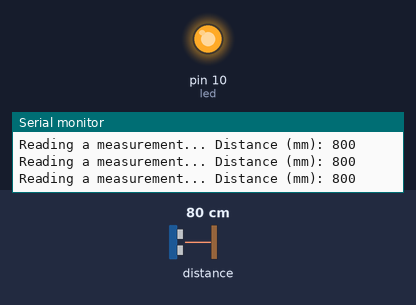
A sketch run on a simulated Arduino Uno, built with avr-gcc and run on an emulated ATmega328P. On the bench: output pins drawn as LEDs (lit = HIGH), the last lines printed to the serial monitor. The inputs (shaded band) are chosen by the test bench; at power-on: distance to the obstacle 80 cm.

Above: at 1.2 s.
1.3 s: distance to the obstacle set to 197 cm
4.3 s: distance to the obstacle set to 204 cm
At 5.1 s:
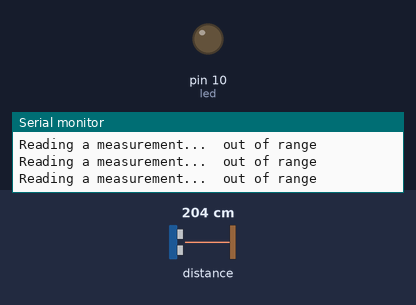
5.8 s: distance to the obstacle set to 9 cm
At 6.4 s:
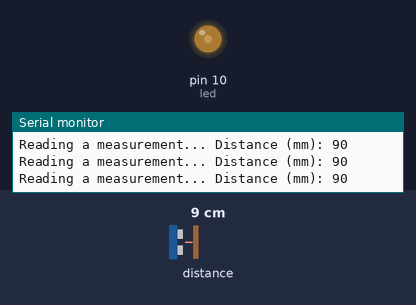
7.4 s: distance to the obstacle set to 18 cm
At 7.8 s:
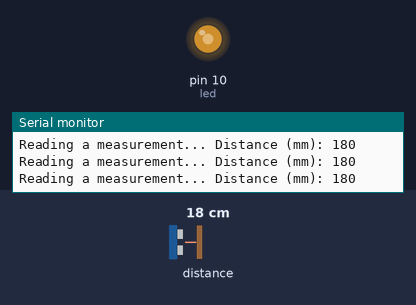
9.0 s: distance to the obstacle set to 35 cm
At 10.4 s:
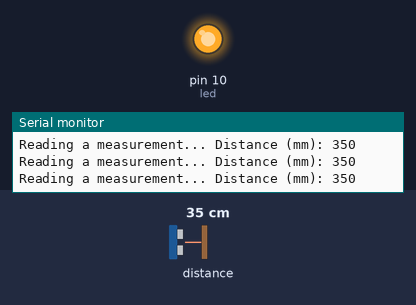
Timing chart, 0 to 11.6 s (numbered marks = the images above; inputs shaded):
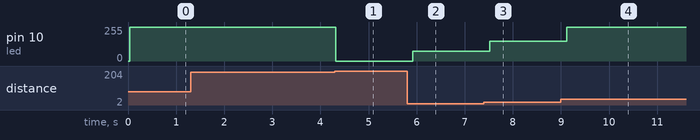

The sketch:

vl53l0x_mitServo.ino
```cpp
#include "Adafruit_VL53L0X.h"

Adafruit_VL53L0X lox = Adafruit_VL53L0X();
#define led 10

void setup() {
  Serial.begin(115200);

  // wait until serial port opens for native USB devices
  while (!Serial) {
    delay(1);
    pinMode(led, OUTPUT);
  }

  Serial.println("Adafruit VL53L0X test");
  if (!lox.begin()) {
    Serial.println(F("Failed to boot VL53L0X"));
    while (1)
      ;
  }
  // power
  Serial.println(F("VL53L0X API Simple Ranging example\n\n"));
}


void loop() {
  VL53L0X_RangingMeasurementData_t measure;

  Serial.print("Reading a measurement... ");
  lox.rangingTest(&measure, false);  // pass in 'true' to get debug data printout!

  if (measure.RangeStatus != 4) {  // phase failures have incorrect data
    Serial.print("Distance (mm): ");
    Serial.println(measure.RangeMilliMeter);
    analogWrite(led, map(measure.RangeMilliMeter,4,306,0,255));
  } else {
    Serial.println(" out of range ");
    analogWrite(led, LOW);
  }

  delay(100);
}
```

Measured:
- the behaviour switches between 200 and 201 cm on distance to the obstacle (found by bisection; images 0 and 1)
- after the input at 4.3 s, pin 10 (led): 255/255 → 0/255 at once
- after the input at 5.8 s, pin 10 (led): 0/255 → 72/255 after 0.12 s
- after the input at 7.4 s, pin 10 (led): 72/255 → 148/255 after 0.12 s
- after the input at 9.0 s, pin 10 (led): 148/255 → 255/255 after 0.13 s
